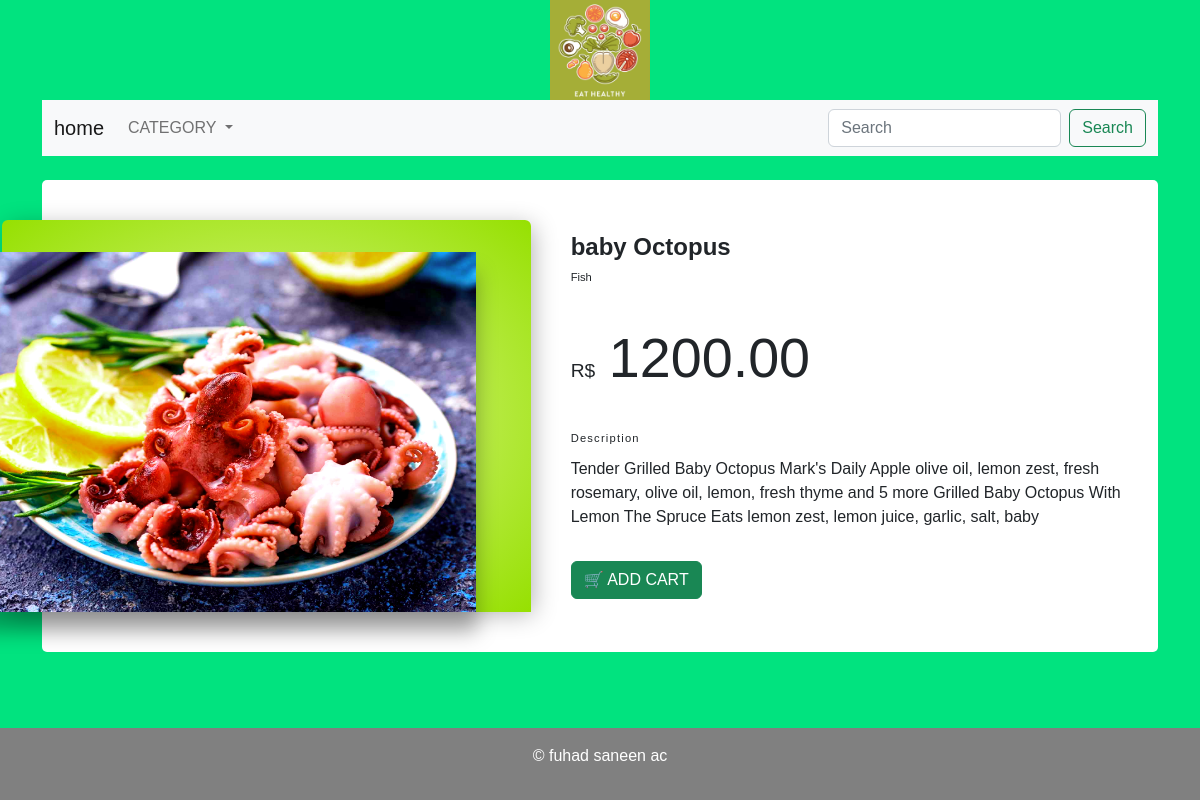
The page /shop/fish/baby-octopus on the database its author committed.
### shop/models.py (models this page shows, shortened)
class Product(models.Model):
    name=models.CharField(max_length=250,unique=True)
    slug=models.SlugField(max_length=250,unique=True)
    desc=models.CharField(max_length=2500,blank=True)
    price=models.DecimalField(max_digits=10,decimal_places=2)
    category=models.ForeignKey(Category,on_delete=models.CASCADE)
    img=models.ImageField(upload_to='product',blank=True)
    stock=models.IntegerField()
    available=models.BooleanField(default=True)
    created=models.DateTimeField(auto_now_add=True)
    update=models.DateTimeField(auto_now=True)
    class Meta:
        ordering=('name',)
        verbose_name='product'
        verbose_name_plural='products'

class Category(models.Model):
    name=models.CharField(max_length=250,unique=True)
    slug=models.SlugField(max_length=250,unique=True)
    desc=models.CharField(max_length=2500,blank=True)
    img=models.ImageField(upload_to='category',blank=True)
    class Meta:
        ordering=('name',)
        verbose_name='category'
        verbose_name_plural='categories'
    def get_url(self):
        return reverse('shop:product_by_category',args=[self.slug])
    def __str__(self):
        return '{}'.format(self.name)

### shop/views.py (the view)
# urls.py: path('<slug:c_slug>/<slug:product_slug>',views.proDetails,name='proDetails'),
def proDetails(request,product_slug,c_slug):
    try:
        product=Product.objects.get(category__slug=c_slug ,slug=product_slug)
    except Exception as e:
        raise e
    return render(request, 'product.html', {'product': product})

### cart/context_processors.py (called while the page is built)
def counter(request):
    item_count=0
    if 'admin' in request.path:
        return  {}
    else:
        try:
            cart=Cart.objects.filter(cart_id=_cart_id(request))
            car_items=CartItem.objects.all().filter(cart=cart[:1])
            for cart_item in car_items:
                item_count += cart_item.quantity
        except Cart.DoesNotExist:
            item_count=0
    return dict(item_count=item_count)

### cart/views.py (called while the page is built)
def _cart_id(request):
    cart=request.session.session_key
    if not cart:
        cart=request.session.create()
    return cart

### shop/context_processors.py (called while the page is built)
def menu_links(request):
    links=Category.objects.all()
    return dict(links=links)

### templates/product.html (shortened to what this page needs)
{% load static %}
<!DOCTYPE html>
<html lang="en">
<head>
    <link href="{% static 'css/bootstrap.min.css' %}" rel="stylesheet" >
    <link href="{% static 'css/prouduct.css' %}" rel="stylesheet" >
</head>
<body>
<div class="container">
{% include 'header.html' %}
{% include 'navber.html' %}
  <br>
<section class="product">
	<div class="product__photo">
		<div class="photo-container">
			<div class="photo-main">
				<img  src="{{product.img.url}}" alt="{{product.name}}" height="360px" width="530px">
			</div>
		</div>
	</div>
	<div class="product__info">
		<div class="title">
			<h1>{{product.name}}</h1>
			<span>{{product.category}}</span>
		</div>
		<div class="price">
			R$ <span>{{product.price}}</span>
		</div>
		<div class="description">
			<h3>Description</h3>
             <p>{{product.desc}}</p>
		</div>
        {% if product.stock <= 0 %}
        <b>out of stock</b>
        {% else %}
		<a class="btn btn-success" href="{% url 'cart:add_cart' product.id %}" role="button"> 🛒 ADD CART</a>
		{% endif %}
	</div>
</section>
</div>
<br>
{% include 'footer.html' %}
</body>
</html>

### static/css/prouduct.css (style rules this page uses)
* { box-sizing: border-box; }
html, body { height: 100%; }
body { display: grid; grid-template-rows: 1fr; font-family: "Raleway", sans-serif; background-color: #01e37f; }
h3 { font-size: 0.7em; letter-spacing: 1.2px; color: $color-secondary; }
img { max-width: 100%; filter: drop-shadow(1px 1px 3px $color-secondary); }
.product { display: grid; grid-template-columns: 0.9fr 1fr; margin: auto; padding: 2.5em 0; min-width: 600px; background-color: white; border-radius: 5px; }
.product__photo { position: relative; }
.photo-container { position: absolute; left: -2.5em; display: grid; grid-template-rows: 1fr; width: 100%; height: 100%; border-radius: 6px; box-shadow: 4px 4px 25px -2px rgba(0, 0, 0, 0.3); }
.product__info { padding: 0.8em 0; }

### rows shown on the page
Product: img (picture), name "baby Octopus", category "Fish", price "1200.00", desc "Tender Grilled Baby Octopus Mark's Daily Apple olive oil, lemon zest, fresh rosemary, olive oil, lemon, fresh thyme and 5 more Grilled Baby Octopus With Lemon The Spruce Eats lemon zest, lemon juice, garlic, salt, baby"
